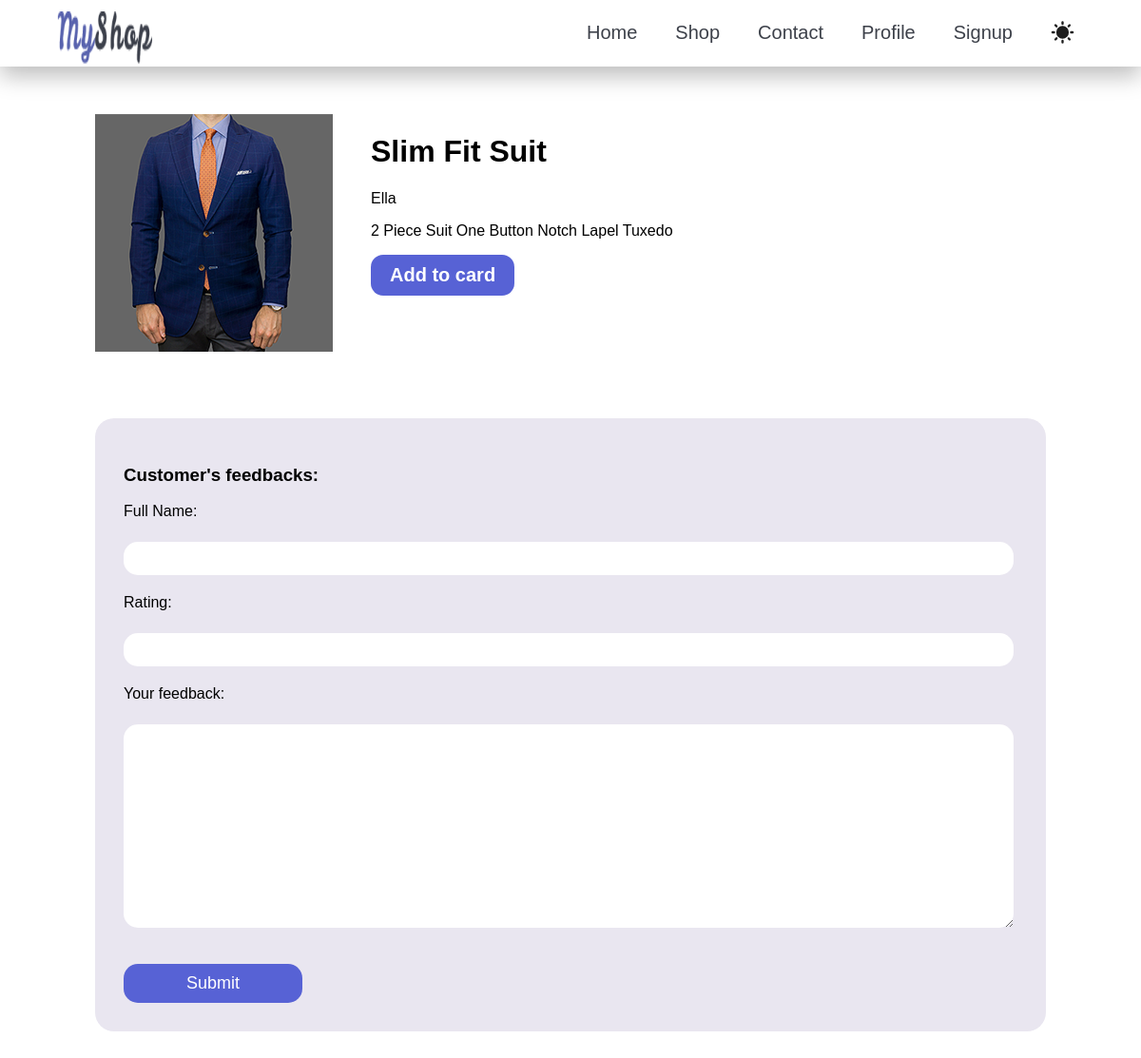
The app's page /products/Ella/7, older data.
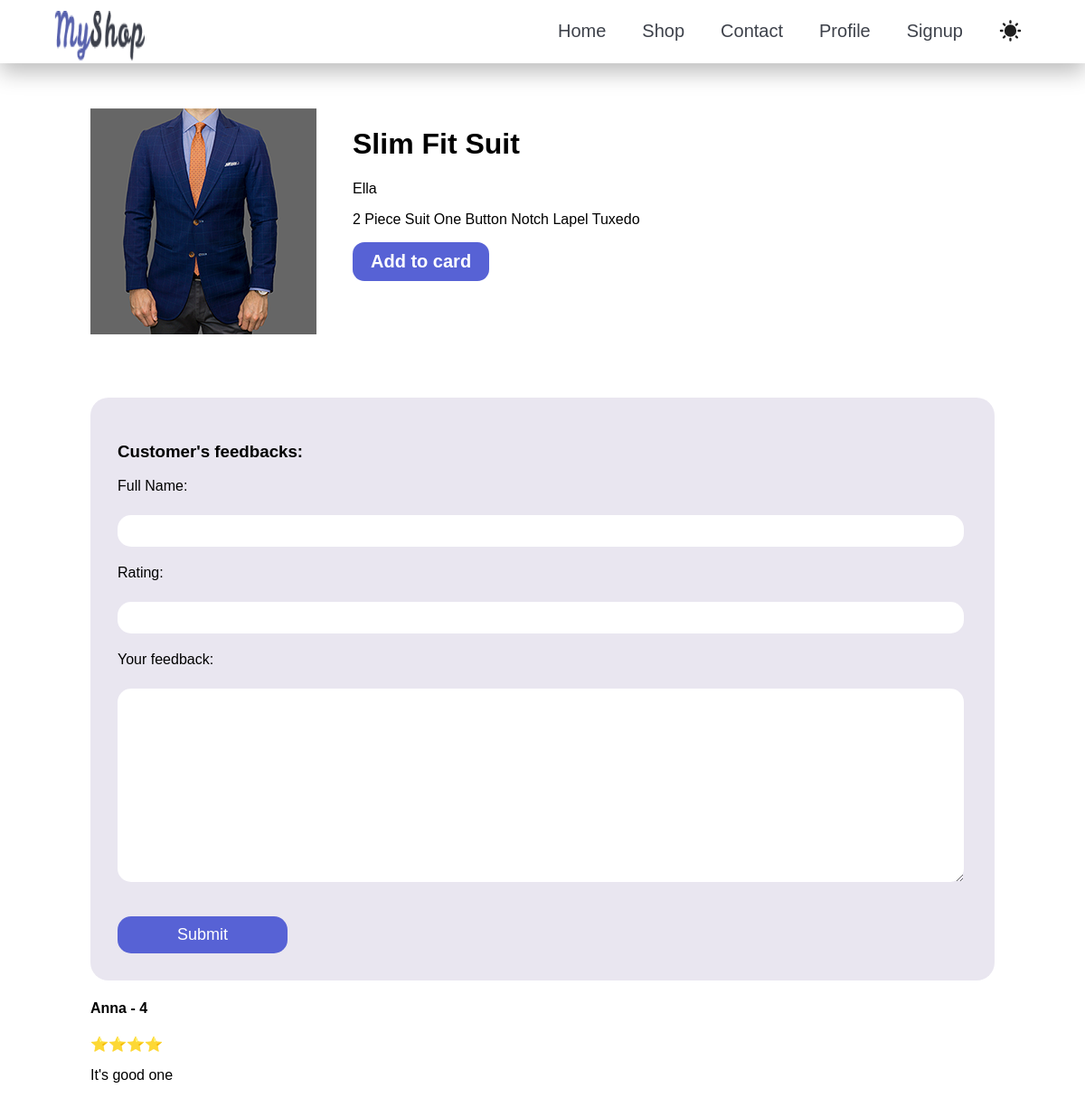
The same page, newer data.
### products/models.py (models this page shows, shortened)
class Product(models.Model):
    title = models.CharField(max_length=40)
    description = models.TextField(blank=True)
    category = models.ManyToManyField(Category, blank=True)
    image = models.ImageField(blank=True, upload_to="upload-img")
    price = models.PositiveIntegerField()
    brand = models.ForeignKey(Brand, on_delete=models.CASCADE, null=True, related_name="prd")
    slug = models.SlugField(blank=True)
    is_best_seller = models.BooleanField(default=False)
    suggestion = models.ManyToManyField('self', blank=True)

class Brand(models.Model):
    title = models.CharField(max_length=70)
    logo =  models.ImageField()
    address = models.OneToOneField(Address, on_delete=models.CASCADE, null =True)

class Feedback(models.Model):
   name = models.CharField(max_length=40)
   rating = models.PositiveIntegerField()
   product = models.ForeignKey(Product, on_delete= models.CASCADE)
   text = models.TextField()

### products/views.py (the view, shortened to what this page needs)
# urls.py: path('products/<product_brand>/<product_slug>', views.ProductPageView.as_view(), name="product_page")
class ProductPageView(View):
    def get(self, request, product_brand, product_slug):
         product = Product.objects.get(slug = product_slug)
         if Feedback.objects.filter(product=product, id=1).exists():
            my_feedback = Feedback.objects.get(product = product, id=1)
            form = FeedbackForm(instance = my_feedback)
         else:
            form = FeedbackForm()
         reviews = Feedback.objects.filter(product = product)
         return render(request, "products/product.html", {
         "product":product,
          "form":form,
          "reviews":reviews
    })

### products/forms.py
class FeedbackForm(forms.ModelForm):
    class Meta:
        model = Feedback
        fields = ['name', 'rating', 'text']
        labels = {'name': 'Full Name', 'text':'Your feedback'}

### products/templates/products/product.html (shortened to what this page needs)
{% extends 'base.html' %}
{% load static %}
{% block css  %}{% static "products/product.css" %}{% endblock %}
{% block body %}
    {% include "includes/nav.html" %}
    <div id="product-main-con">
        <main>
        <img src="{{product.image.url}}">
        <div>
            <h1>{{product.title}}</h1>
            <p>{{product.brand.title}}</p>
            <p>{{product.description}}</p>
            <button>Add to card</button>
        </div>
        </main>
        <section id="feedback">
            <h3>Customer's feedbacks:</h3>
            <form method="POST">
                {% for field in form %}
                    {{field.label_tag}}<br>
                    {{field}}
                {%endfor%}
                <br>
                <button type="Submit">Submit</button>
            </form>
        </section>
        <section>
            {% for review in reviews %}
               <h4>{{review.name}} - {{review.rating}}</h4>
                    {% if review.rating == 5 %} ⭐⭐⭐⭐⭐
                    {% elif review.rating == 4 %} ⭐⭐⭐⭐
                    {% elif review.rating == 3 %} ⭐⭐⭐
                    {% elif review.rating == 2 %} ⭐⭐
                    {% else %} ⭐
                    {% endif %}
               <p>{{review.text}}</p>
               <br>
            {% endfor %}
        </section>
        </div>
{% endblock %}

### templates/base.html (shortened to what this page needs)
{% load static %}
<!DOCTYPE html>
<html lang="en">
<head>
    <link rel="stylesheet" href="{% block css%}{% endblock %}">
</head>
<body>
        {% block body %}{% endblock %}
</body>
</html>

### templates/includes/nav.html (shortened to what this page needs)
{% load static %}
<header>
    <img src={% static 'img/brand-logo.png' %} width="100" alt="my shop logo" style="display: inline;">
    <nav class="main-nav">
        <a href="{% url "home" %}">Home</a>
        <a href="shop">Shop</a>
        <a href="contact">Contact</a>
        <a href="profile">Profile</a>
        <a href="{% url "signup" %}">Signup</a>
    </nav>
</header>

### products/static/products/product.css (style rules this page uses)
body { font-family: Arial, Helvetica, sans-serif; margin: 0; }
header { display: flex; padding: 0 5%; justify-content: space-between; background-color: white; box-shadow: 0px 10px 25px #00000043; height: 70px; }
header img { padding-top: 12px; }
.main-nav { padding: 10px; display: flex; column-gap: 40px; padding-top: 18px; }
.main-nav a { font-size: 20px; color: #3d414a; text-decoration: none; transition-duration: 0.3s; padding-top: 5px; }
#sun-icon { transform: translateY(-5px); }
#product-main-con { width: 1000px;margin:50px auto; }
#product-main-con main { display: flex; width: 100%; column-gap: 40px; }
#product-main-con main button { background-color: #5762D5; font-size: 20px; color: white; font-weight: bold; border: none; padding: 10px 20px; border-radius: 13px; cursor: pointer; transition-duration: 0.3s; }
#feedback { padding: 30px; background-color: #E9E6F0; border-radius: 20px; margin-top: 70px; }
#feedback input, #feedback textarea { width: 97%; display: block; font-size: 18px; padding: 7px 12px; margin-bottom: 20px; border: none; border-radius: 15px; }
#feedback label { font-weight: 300; display: block; margin-bottom: 5px; }
#feedback button { border: none; border-radius: 15px; background-color: #5762D5; color: white; font-size: 18px; padding: 10px 30px; width: 20%; cursor: pointer; transition-duration: 0.3s; }

Row changes from the older to the newer data that the page shows:
added Feedback: name "Anna", rating "4", text "It's good one"
